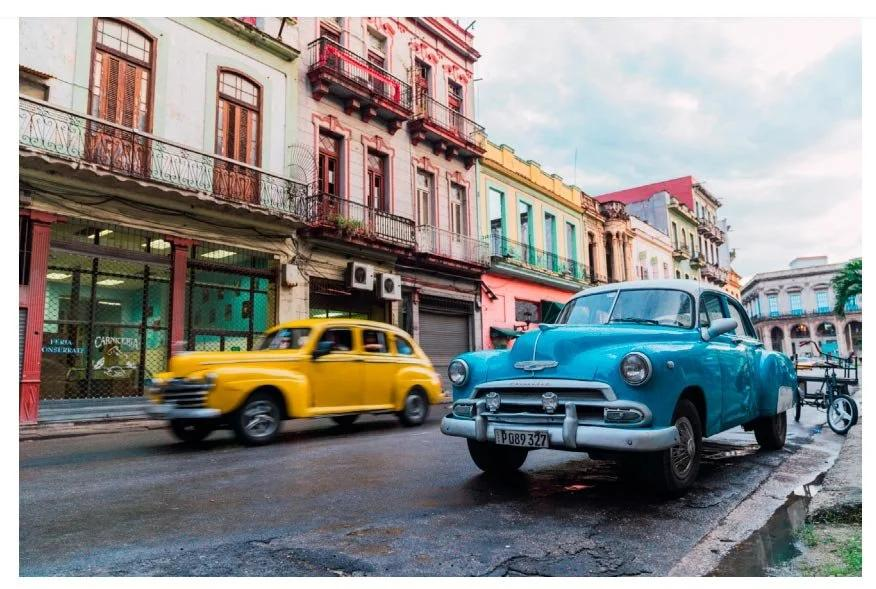
#> input picture inputt.jpg, 876 x 589 px
$ python program.py
#> lines starting #> are read from the running program, lines starting #| are printed output that depends on the picture
from PIL import Image
import matplotlib.pyplot as plt
image = Image.open("inputt.jpg")
#> image is the input picture: PIL image 876x589 RGB; mean R, G, B 140.9, 140.1, 138.3
gray = image.convert("L")
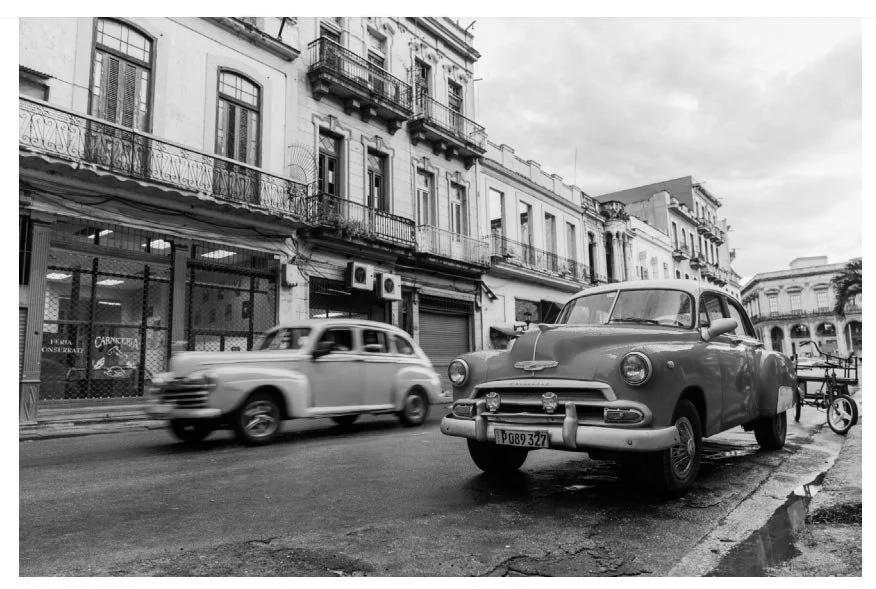
#> gray: PIL image 876x589 L; min 0, max 255, mean 140.1

width, height = gray.size
#> width = 876; height = 589
total_pixels = width * height
#> total_pixels = 515964
histogram = [0] * 256

for y in range(height):
    for x in range(width):
        pixel = gray.getpixel((x, y))
        histogram[pixel] += 1
#> after the loop, histogram = 256 values, max 31301 at index 255, min 353 at index 0, mean 2015.5

pdf = []
for i in range(256):
    pdf.append(histogram[i] / total_pixels)
#> after the loop, pdf = 256 values, max 0.0607 at index 255, min 0.000684 at index 0, mean 0.00391
cdf = []
total = 0

for i in range(256):
    total = total + pdf[i]
    cdf.append(total)
#> this loop made 256 passes
#> total on passes 1 to 3: 0.000684, 0.00293, 0.00772
#> after the loop, cdf = 256 values from 0.000684 to 1; total = 1

cdf_min = 1

for value in cdf:
    if value > 0:
        cdf_min = value
        break
#> this loop made 1 pass
#> (value, cdf_min) on pass 1: (0.000684, 0.000684)
mapping = [0] * 256

for i in range(256):
    mapping[i] = round(
        ((cdf[i] - cdf_min) / (1 - cdf_min)) * 255
    )
#> after the loop, mapping = 256 values from 0 to 255
equalized = Image.new("L", (width, height))
#> equalized: PIL image 876x589 L; every value is 0

for y in range(height):
    for x in range(width):
        old_pixel = gray.getpixel((x, y))
        new_pixel = mapping[old_pixel]

        equalized.putpixel((x, y), new_pixel)
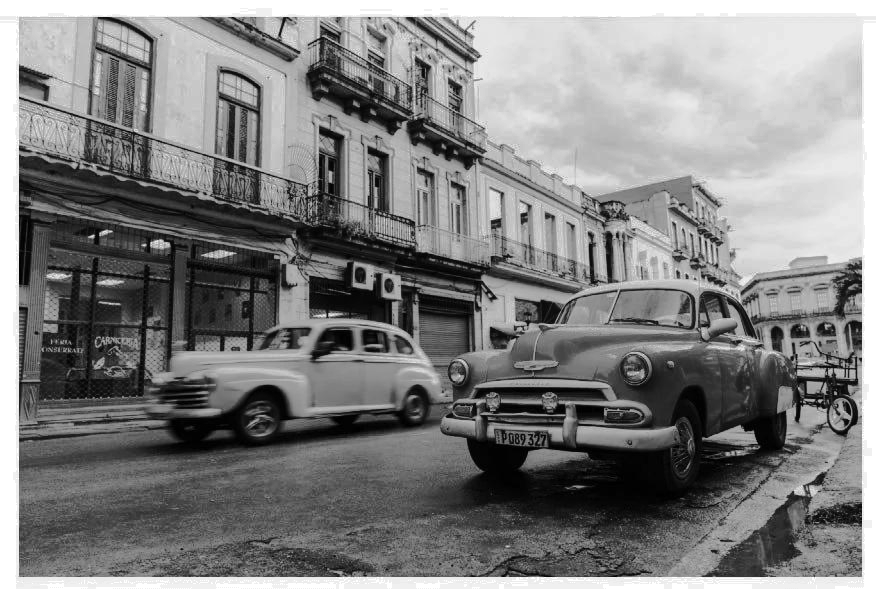
#> equalized: PIL image 876x589 L; min 0, max 255, mean 128.4


equalized_histogram = [0] * 256

for y in range(height):
    for x in range(width):
        pixel = equalized.getpixel((x, y))
        equalized_histogram[pixel] += 1
#> after the loop, equalized_histogram = 256 values, max 31301 at index 255, min 0 at index 63, mean 2015.5


gray.save("gray_image.jpg")
equalized.save("equalized_image.jpg")


plt.figure(figsize=(12, 8))


plt.subplot(2, 3, 1)
plt.imshow(image)
plt.title("Original Image")
plt.axis("off")


plt.subplot(2, 3, 2)
plt.imshow(gray, cmap="gray")
plt.title("Grayscale Image")
plt.axis("off")


plt.subplot(2, 3, 3)
plt.plot(histogram)
plt.title("Original Histogram")
plt.xlabel("Intensity")
plt.ylabel("Frequency")


plt.subplot(2, 3, 4)
plt.plot(pdf)
plt.title("PDF")
plt.xlabel("Intensity")
plt.ylabel("Probability")


plt.subplot(2, 3, 5)
plt.imshow(equalized, cmap="gray")
plt.title("Equalized Image")
plt.axis("off")


plt.subplot(2, 3, 6)
plt.plot(equalized_histogram)
plt.title("Equalized Histogram")
plt.xlabel("Intensity")
plt.ylabel("Frequency")


plt.tight_layout()
plt.show()
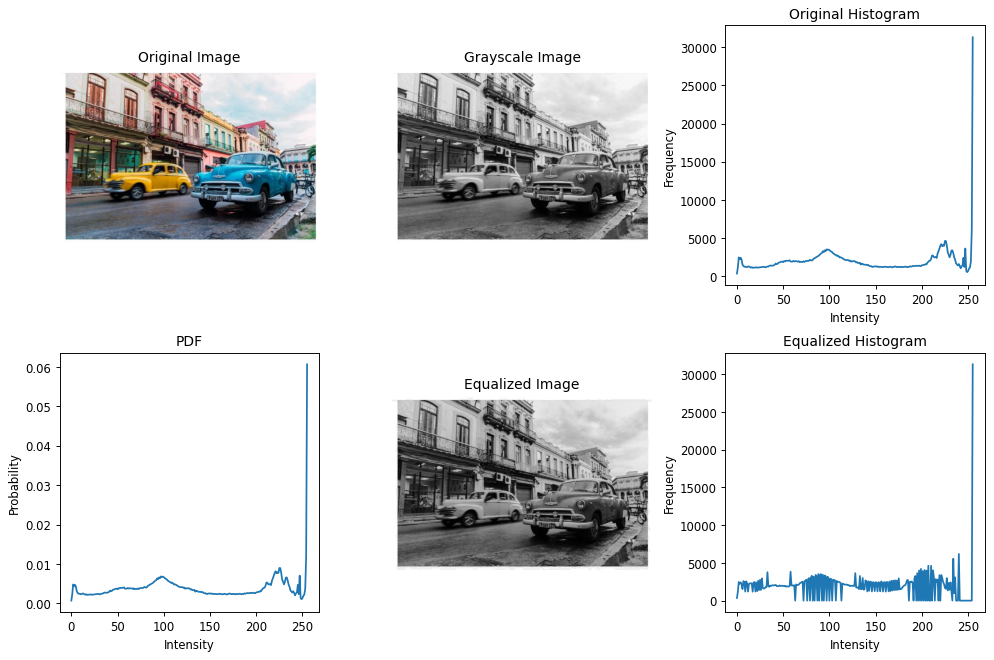
#> figure drawn by matplotlib, 6 panels; panel 3: curve peaks at x = 255, y = 31301; panel 4: curve peaks at x = 255, y = 0.0607; panel 6: curve peaks at x = 255, y = 31301


print("Program completed successfully.")
